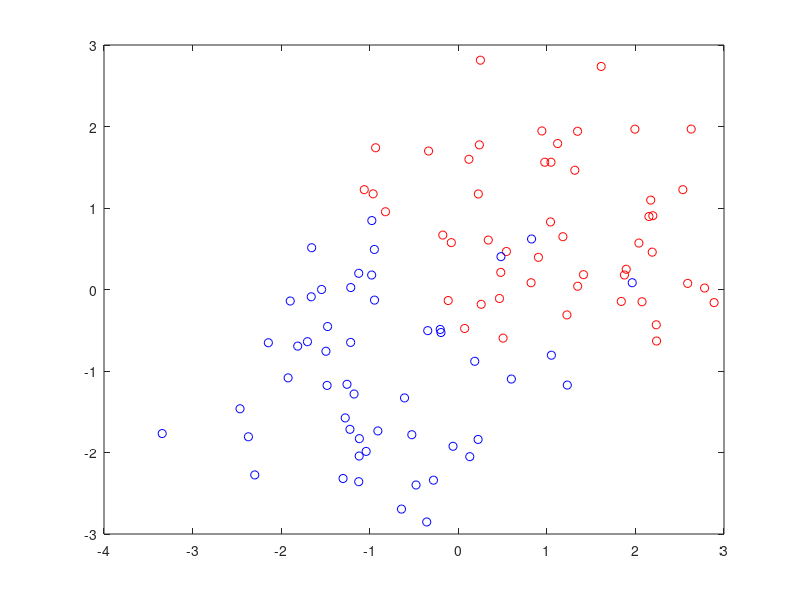

This figure's MATLAB source: (Note: this script raises an error after producing the figure.)
clc
clear all
close all
X1 = randn(50,2)+1;
X2 = randn(51,2)-1;
Y1 = ones (50 ,1);
Y2 = -ones (51 ,1);
figure(100),
plot(X1(:,1),X1(:,2),'ro')
hold on
plot(X2(:,1),X2(:,2),'bo')
hold on
figure(2)
histogram(X1)
hold on
histogram(X2)
data = [X1;X2];
dataClass = [Y1;Y2];
svmModel = fitcsvm(data,dataClass, 'ClassNames',[1,-1]);
x = linspace(-5,5);
y = linspace(-5,5);
[XX,YY] = meshgrid(x,y);
pred = [XX(:),YY(:)];
p = predict(svmModel,pred);
figure(3)
gscatter(pred(:,1),pred(:,2),p)
f = @(x)-(svmModel.Beta(1)*x+svmModel.Bias)/svmModel.Beta(2);
y = f(x);
plot(x,y,'g--','LineWidth',2,'DisplayName','Boundary')
hold off
figure(4),
hold on
gscatter(data(:,1),data(:,2),dataClass(:,1))
hold on
plot(x,y,'g--','LineWidth',2,'DisplayName','Boundary')
hold off
